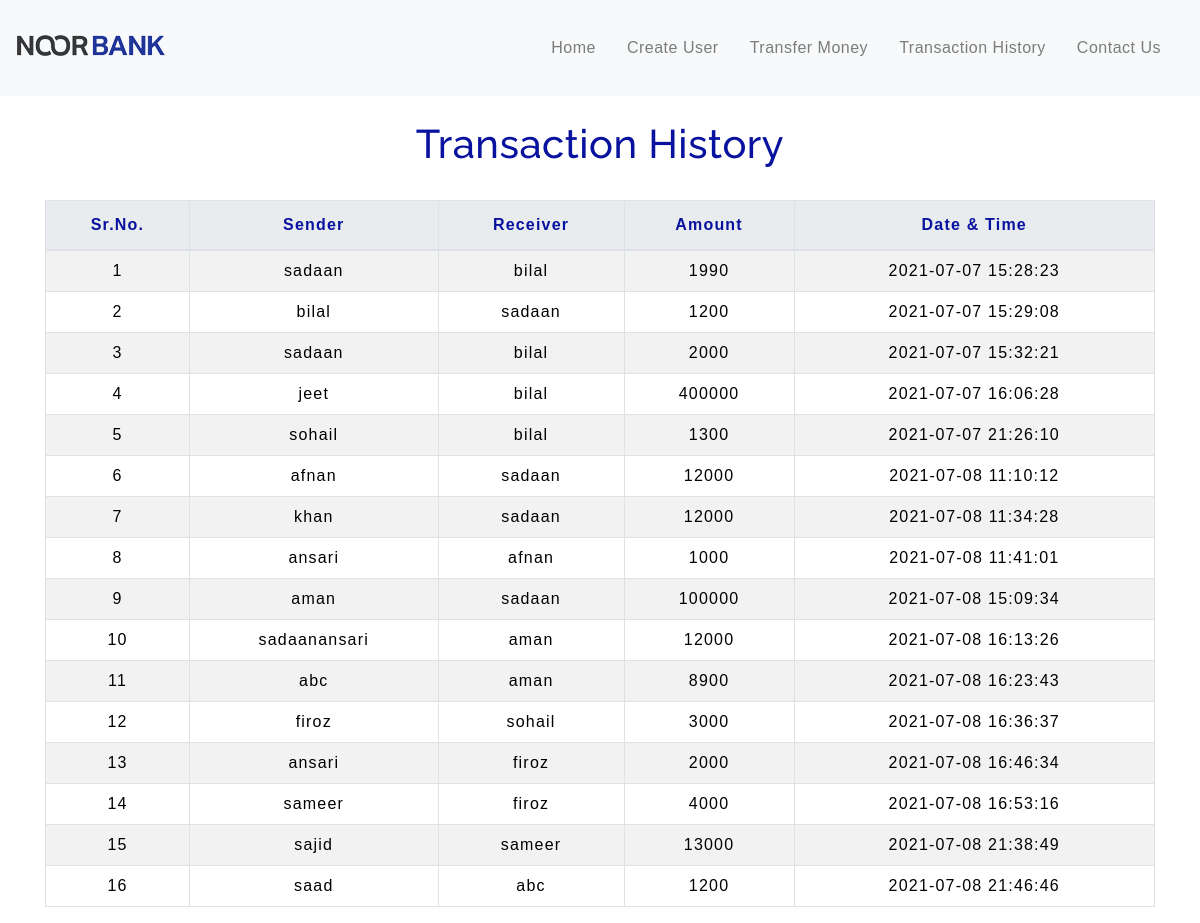
The page /transhistory.php on the database its author committed.
### tables this page shows
CREATE TABLE `transaction` (
  `sr no` int(3) NOT NULL,
  `sender` text NOT NULL,
  `receiver` text NOT NULL,
  `balance` int(8) NOT NULL,
  `date` datetime NOT NULL DEFAULT current_timestamp()
);

### transhistory.php (the view, shortened to what this page needs)
<!DOCTYPE html>
<html lang="en">
<head>
    <link rel="stylesheet" href="https://stackpath.bootstrapcdn.com/bootstrap/4.5.2/css/bootstrap.min.css">
    <link rel="stylesheet" href="css/table.css">
    <link rel="stylesheet" href="css/navbar.css">
</head>
<body>
    <?php
    include 'navbar.php';
    ?>
    <div class="container">
        <h2 class="text-center pt-4">Transaction History</h2>
        <br>
        <div class="table-responsive-sm">
            <table class="table table-hover table-striped table-condensed table-bordered">
                <thead class="thead-light">
                    <tr>
                        <th class="text-center">Sr.No.</th>
                        <th class="text-center">Sender</th>
                        <th class="text-center">Receiver</th>
                        <th class="text-center">Amount</th>
                        <th class="text-center">Date & Time</th>
                    </tr>
                </thead>
                <tbody>
                    <?php
                    include 'connection.php';
                    $sql = "SELECT * FROM transaction";
                    $query = mysqli_query($con, $sql);
                    while ($rows = mysqli_fetch_assoc($query)) {
                    ?>
                        <tr>
                            <td class="py-2"><?php echo $rows['sr no']; ?></td>
                            <td class="py-2"><?php echo $rows['sender']; ?></td>
                            <td class="py-2"><?php echo $rows['receiver']; ?></td>
                            <td class="py-2"><?php echo $rows['balance']; ?></td>
                            <td class="py-2"><?php echo $rows['date']; ?></td>
                        <?php
                    }
                        ?>
                </tbody>
            </table>
        </div>
    </div>
</body>
</html>

### navbar.php (shortened to what this page needs)
<nav class="navbar navbar-expand-md navbar-light bg-light">
    <a class="navbar-brand pt-0" href="index.php"><img src="img/logo.png"></a>
    <div class="collapse navbar-collapse" id="collapsibleNavbar">
        <ul class="navbar-nav ml-auto">
            <li class="nav-item">
                <a class="nav-link" href="index.php">Home</a>
            </li>
            <li class="nav-item">
                <a class="nav-link" href="createuser.php">Create User</a>
            </li>
            <li class="nav-item">
                <a class="nav-link" href="transfermoney.php">Transfer Money</a>
            </li>
            <li class="nav-item">
                <a class="nav-link" href="transhistory.php">Transaction History</a>
            </li>
            <li class="nav-item">
                <a class="nav-link" href="contact.php">Contact Us</a>
            </li>
    </div>
</nav>

### css/table.css (style rules this page uses)
* { padding: 0; margin: 0; box-sizing: border-box; font-family: sans-serif; }
body { margin: 0; padding: 0; font-family: sans-serif; }
h2 { font-size: 40px; color: #08129e !important; }
table { letter-spacing: 1.2px; }
th { color: #08129e !important; }
td { text-align: center; color: black; }

### css/navbar.css (style rules this page uses)
.nav-link { margin-right: 15px; color:#2F363F; letter-spacing: 0.5px; transition: 0.5s; }
.navbar-brand { color: #4C4B4B; letter-spacing: 0.5px; }
h2 { color: #4C4B4B; letter-spacing: 0.5px; font-family: raleway; }

### rows shown on the page
transaction: sr no "1", sender "sadaan", receiver "bilal", balance "1990", date "2021-07-07 15:28:23"
transaction: sr no "2", sender "bilal", receiver "sadaan", balance "1200", date "2021-07-07 15:29:08"
transaction: sr no "3", sender "sadaan", receiver "bilal", balance "2000", date "2021-07-07 15:32:21"
transaction: sr no "4", sender "jeet", receiver "bilal", balance "400000", date "2021-07-07 16:06:28"
transaction: sr no "5", sender "sohail", receiver "bilal", balance "1300", date "2021-07-07 21:26:10"
transaction: sr no "6", sender "afnan", receiver "sadaan", balance "12000", date "2021-07-08 11:10:12"
transaction: sr no "7", sender "khan", receiver "sadaan", balance "12000", date "2021-07-08 11:34:28"
transaction: sr no "8", sender "ansari", receiver "afnan", balance "1000", date "2021-07-08 11:41:01"
transaction: sr no "9", sender "aman", receiver "sadaan", balance "100000", date "2021-07-08 15:09:34"
transaction: sr no "10", sender "sadaanansari", receiver "aman", balance "12000", date "2021-07-08 16:13:26"
transaction: sr no "11", sender "abc", receiver "aman", balance "8900", date "2021-07-08 16:23:43"
transaction: sr no "12", sender "firoz", receiver "sohail", balance "3000", date "2021-07-08 16:36:37"
transaction: sr no "13", sender "ansari", receiver "firoz", balance "2000", date "2021-07-08 16:46:34"
transaction: sr no "14", sender "sameer", receiver "firoz", balance "4000", date "2021-07-08 16:53:16"
transaction: sr no "15", sender "sajid", receiver "sameer", balance "13000", date "2021-07-08 21:38:49"
transaction: sr no "16", sender "saad", receiver "abc", balance "1200", date "2021-07-08 21:46:46"
